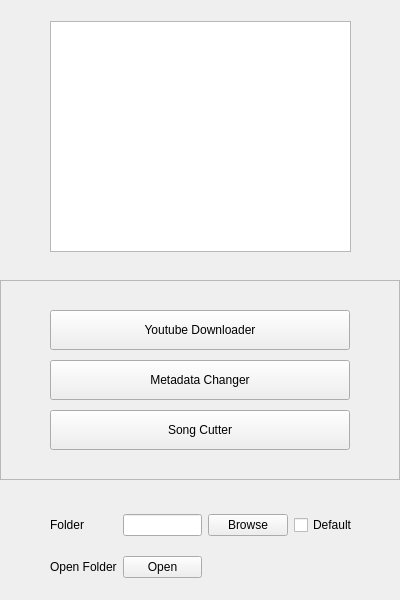
<?xml version="1.0" encoding="UTF-8"?>
<ui version="4.0">
 <class>MainWindow</class>
 <widget class="QMainWindow" name="MainWindow">
  <property name="geometry">
   <rect>
    <x>0</x>
    <y>0</y>
    <width>400</width>
    <height>600</height>
   </rect>
  </property>
  <property name="windowTitle">
   <string>Ultimate Music Handler</string>
  </property>
  <widget class="QWidget" name="centralwidget">
   <widget class="QFrame" name="frame">
    <property name="geometry">
     <rect>
      <x>0</x>
      <y>280</y>
      <width>400</width>
      <height>200</height>
     </rect>
    </property>
    <property name="frameShape">
     <enum>QFrame::StyledPanel</enum>
    </property>
    <property name="frameShadow">
     <enum>QFrame::Raised</enum>
    </property>
    <widget class="QPushButton" name="menuYoutubeDownloaderButton">
     <property name="geometry">
      <rect>
       <x>50</x>
       <y>30</y>
       <width>300</width>
       <height>40</height>
      </rect>
     </property>
     <property name="text">
      <string>Youtube Downloader</string>
     </property>
    </widget>
    <widget class="QPushButton" name="menuMetadataChangerButton">
     <property name="geometry">
      <rect>
       <x>50</x>
       <y>80</y>
       <width>300</width>
       <height>40</height>
      </rect>
     </property>
     <property name="text">
      <string>Metadata Changer</string>
     </property>
    </widget>
    <widget class="QPushButton" name="menuSongCutterButton">
     <property name="geometry">
      <rect>
       <x>50</x>
       <y>130</y>
       <width>300</width>
       <height>40</height>
      </rect>
     </property>
     <property name="text">
      <string>Song Cutter</string>
     </property>
    </widget>
   </widget>
   <widget class="QWidget" name="gridLayoutWidget">
    <property name="geometry">
     <rect>
      <x>50</x>
      <y>500</y>
      <width>308</width>
      <height>94</height>
     </rect>
    </property>
    <layout class="QGridLayout" name="gridLayout">
     <item row="1" column="0">
      <widget class="QLabel" name="label_3">
       <property name="text">
        <string>Open Folder</string>
       </property>
      </widget>
     </item>
     <item row="0" column="0">
      <widget class="QLabel" name="label">
       <property name="text">
        <string>Folder</string>
       </property>
      </widget>
     </item>
     <item row="0" column="2">
      <widget class="QPushButton" name="menuFolderBrowserButton">
       <property name="text">
        <string>Browse</string>
       </property>
      </widget>
     </item>
     <item row="0" column="1">
      <widget class="QLineEdit" name="menuFolderBrowserLine"/>
     </item>
     <item row="0" column="3">
      <widget class="QCheckBox" name="menuFolderBrowserDefault">
       <property name="text">
        <string>Default</string>
       </property>
      </widget>
     </item>
     <item row="1" column="1">
      <widget class="QPushButton" name="menuOpenFolderButton">
       <property name="text">
        <string>Open</string>
       </property>
      </widget>
     </item>
    </layout>
   </widget>
   <widget class="QTextBrowser" name="textBrowser">
    <property name="geometry">
     <rect>
      <x>50</x>
      <y>21</y>
      <width>301</width>
      <height>231</height>
     </rect>
    </property>
   </widget>
  </widget>
 </widget>
 <resources/>
 <connections/>
</ui>
